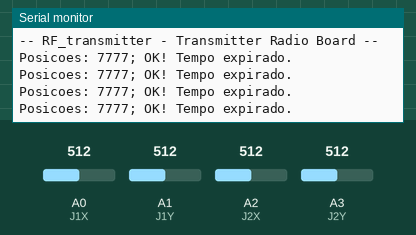
Simulated run of this sketch. Board: Arduino Uno, built with avr-gcc and run on an emulated ATmega328P. On the bench: the last lines printed to the serial monitor. The inputs (shaded band) are chosen by the test bench; at power-on: A0 (J1X) = 512, A1 (J1Y) = 512, A2 (J2X) = 512, A3 (J2Y) = 512. No radio packets arrive unless stated.

Above: at 1.2 s.
1.3 s: A0 (J1X) set to 665
At 1.74 s:
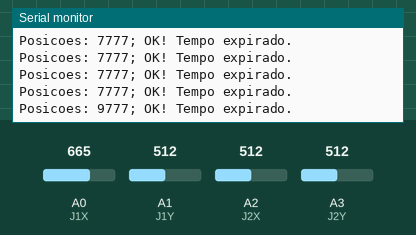
4.3 s: A0 (J1X) set to 691
At 4.8 s:
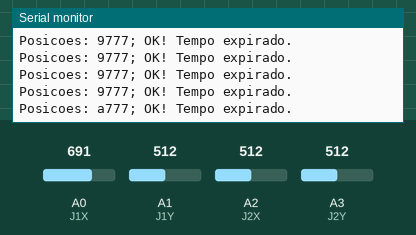
6.7 s: A1 (J1Y) set to 673
At 6.94 s:
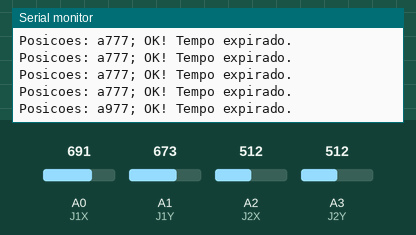
8.2 s: A1 (J1Y) set to 693
At 8.47 s:
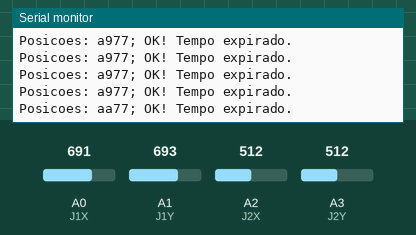
10.3 s: A2 (J2X) set to 668
At 10.31 s:
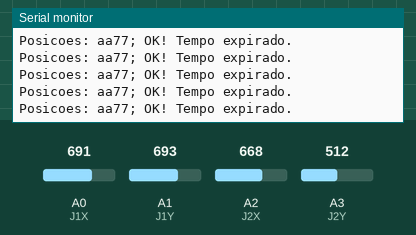
13.3 s: A2 (J2X) set to 689
At 13.67 s:
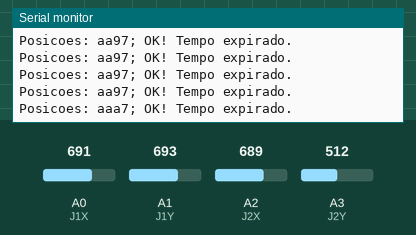

The sketch:

RF_transmitter.ino
```cpp
//  ARDUINO |MODULO  | nrF
//  D9      |CE      | CE  (3)
//  D10     |CSN     | CSN (4)
//  D11     |MO      | MO  (6)
//  D12     |MI      | MI  (7)
//  D13     |SCK     | SCK (5)
//  5 ou 3.3|VCC     | VCC (2)
//  GND     |GND     | GND (1)

// SE ESTIVER LIGADO O MODULO, O MODULO LIGA NO 5V
// DO CONTRARIO, SE FOR O NRF, LIGA NO 3.3V

#include <SPI.h>
#include "nRF24L01.h"
#include "RF24.h"
#include "printf.h"

//Defining Joystick 1 and Joystick 2 connections
const int J1S = 2;
const int J1X = 0;
const int J1Y = 1;
const int J2S = 3;
const int J2X = 2;
const int J2Y = 3;

String stringj1x="0";
String stringj1y="0";
String stringj2x="0";
String stringj2y="0";
char stringhex[6]="0a00;";
char receivedControls[6]="00a0;";


RF24 radio(9,10);

const uint64_t pipes[2] = { 0xF0F0F0F0E1LL, 0xF0F0F0F0D2LL };


void setup(void)
{
  //Start serial communication and print info
  Serial.begin(57600);
  printf_begin();
  Serial.println("-- RF_transmitter - Transmitter Radio Board --");

  radio.begin();
  radio.setRetries(15,15);

  radio.openWritingPipe(pipes[0]);
  radio.openReadingPipe(1,pipes[1]);
  radio.stopListening();
  radio.printDetails();
}

void loop(void)
{

    radio.stopListening();

    // Take the time, and send it.  This will block until complete
    int time = analogRead(J1X);
    time=map(time,0,1022,0,15);
    stringj1x=String(time,HEX);
    time = analogRead(J1Y);
    time=map(time,0,1022,0,15);
    stringj1y=String(time,HEX);
    time = analogRead(J2X);
    time=map(time,0,1022,0,15);
    stringj2x=String(time,HEX);
    time = analogRead(J2Y);
    time=map(time,0,1022,0,15);
    stringj2y=String(time,HEX);

    stringhex[0]=stringj1x[0];
    stringhex[1]=stringj1y[0];
    stringhex[2]=stringj2x[0];
    stringhex[3]=stringj2y[0];
    stringhex[4]=';';

    Serial.print("Posicoes: ");
    Serial.print(stringhex);
    bool ok = radio.write( &stringhex, sizeof(stringhex));

    if (ok)
      Serial.print(" OK! ");

    else
      Serial.print(" FALHOU! ");

    // Now, continue listening
    radio.startListening();

    // Wait here until we get a response, or timeout (250ms)
    unsigned long started_waiting_at = millis();
    bool timeout = false;
    while ( ! radio.available() && ! timeout )
      if (millis() - started_waiting_at > 200 )
        timeout = true;

    if ( timeout )
      Serial.println("Tempo expirado.");

    else
    {
      // Grab the response, compare, and send to debugging spew

      radio.read( &receivedControls, sizeof(receivedControls));

      Serial.print("Resposta: ");
      Serial.println(receivedControls);
    }

    // Try again 1s later
    delay(100);


}
```

Measured:
- the behaviour switches between 681 and 682 on A0 (J1X) (found by bisection; images 1 and 2)
- the behaviour switches between 681 and 682 on A1 (J1Y) (found by bisection; images 3 and 4)
- the behaviour switches between 681 and 682 on A2 (J2X) (found by bisection; images 5 and 6)
- after the input at 1.3 s, the serial monitor: prints a new line after 0.24 s (image 1)
- after the input at 4.3 s, the serial monitor: prints a new line after 0.29 s (image 2)
- after the input at 6.7 s, the serial monitor: prints a new line at once (image 3)
- after the input at 8.2 s, the serial monitor: prints a new line after 0.06 s (image 4)
- after the input at 13.3 s, the serial monitor: prints a new line after 0.16 s (image 6)
